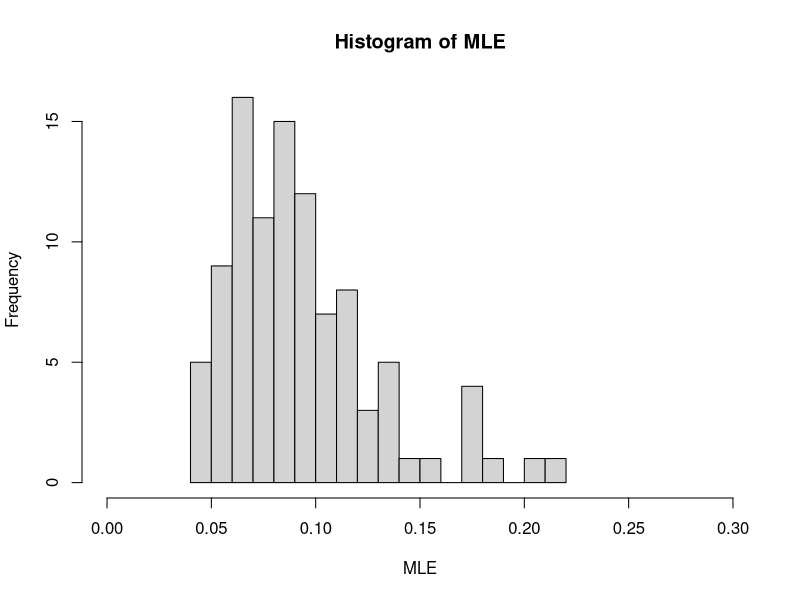

Here is the R script that generated this plot:
n <- 8  #  make this sample size bigger, and see what happens to the histogram! 

# MLEs will be stored in this vector
mle <- rep(0, 100)

for (i in 1:100){
  # Generate a sample of size n from an exponential distribution with lambda=0.0818
  sample <- rexp(n, rate=0.0818)
  # Calculate the MLE (the reciprocal mean of the sample) and store it 
  mle[i] <- 1/mean(sample)
}

# Plot a histogram of the 100 MLEs 
options(repr.plot.width=5, repr.plot.height=5)
hist(mle, breaks=20, 
     xlim=c(0, 0.3), 
     main="Histogram of MLE", 
     xlab="MLE")
# Add red line to indicate true lambda 
abline(v=12.22, col="red")


